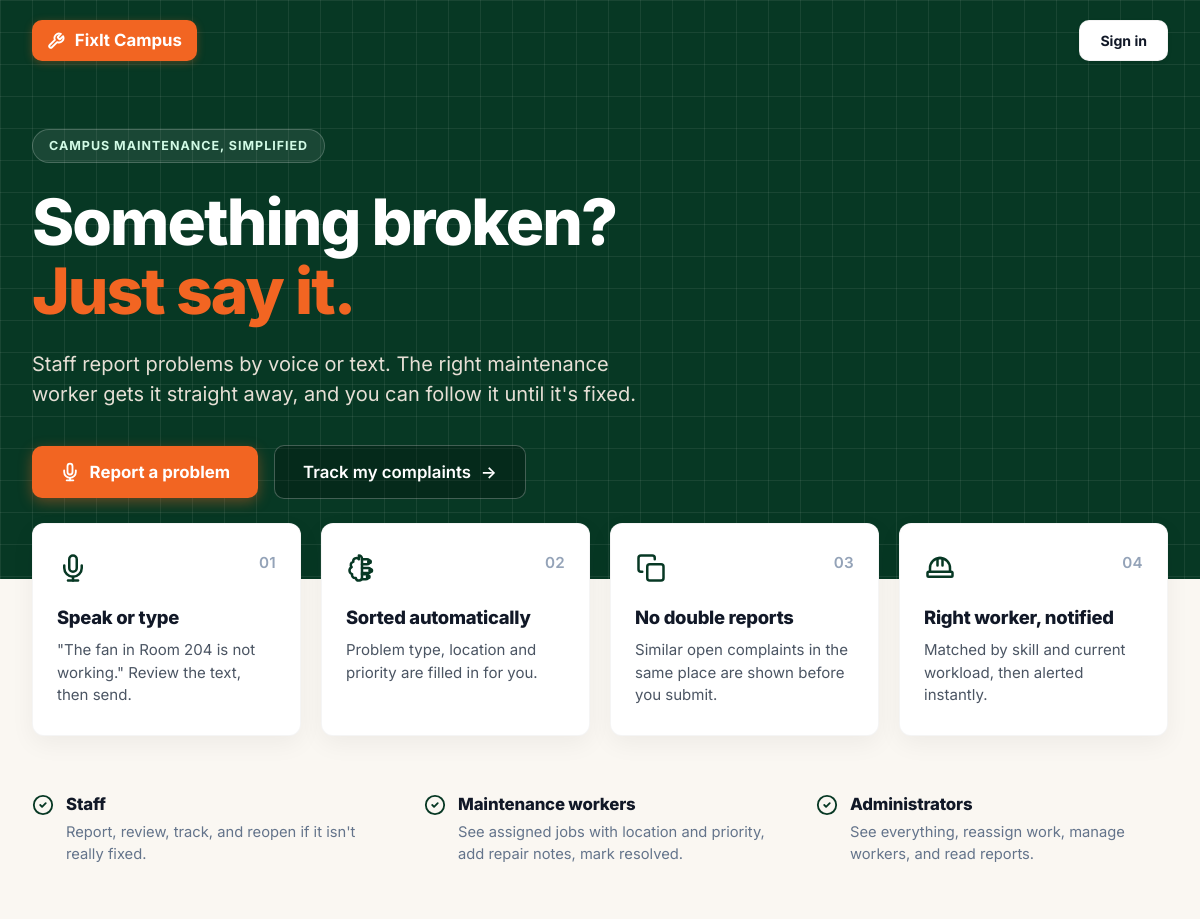
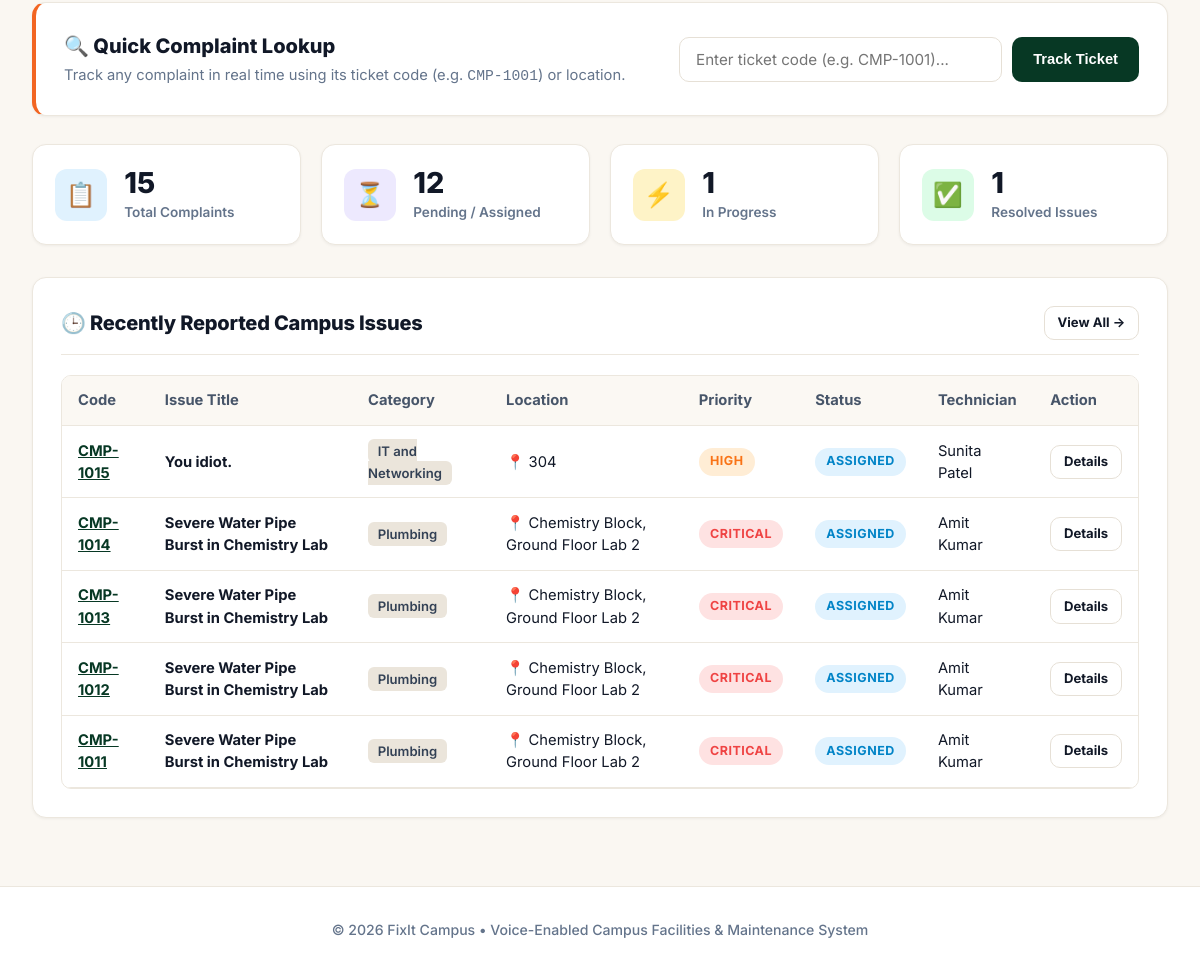
The page / on the database its author committed (2 pictures, top to bottom).
### tables this page shows
CREATE TABLE complaints (
        id INTEGER PRIMARY KEY AUTOINCREMENT,
        complaint_code TEXT UNIQUE NOT NULL,
        staff_id INTEGER,
        staff_name TEXT NOT NULL,
        staff_contact TEXT,
        title TEXT NOT NULL,
        description TEXT NOT NULL,
        category TEXT NOT NULL,
        location TEXT NOT NULL,
        priority TEXT NOT NULL DEFAULT 'Medium' CHECK(priority IN ('Critical', 'High', 'Medium', 'Low')),
        status TEXT NOT NULL DEFAULT 'Submitted' CHECK(status IN ('Submitted', 'Assigned', 'In Progress', 'Resolved', 'Closed', 'Reopened')),
        assigned_worker_id INTEGER,
        troubleshooting_tips TEXT,
        is_voice_submitted INTEGER DEFAULT 0,
        is_duplicate_confirmed INTEGER DEFAULT 0,
        duplicate_of_id INTEGER,
        created_at TIMESTAMP DEFAULT CURRENT_TIMESTAMP,
        updated_at TIMESTAMP DEFAULT CURRENT_TIMESTAMP,
        resolved_at TIMESTAMP,
        FOREIGN KEY(staff_id) REFERENCES users(id) ON DELETE SET NULL,
        FOREIGN KEY(assigned_worker_id) REFERENCES workers(id) ON DELETE SET NULL,
        FOREIGN KEY(duplicate_of_id) REFERENCES complaints(id) ON DELETE SET NULL
    );

CREATE TABLE workers (
        id INTEGER PRIMARY KEY AUTOINCREMENT,
        user_id INTEGER,
        name TEXT NOT NULL,
        specialization TEXT NOT NULL,
        phone TEXT NOT NULL,
        email TEXT,
        availability TEXT NOT NULL DEFAULT 'Available' CHECK(availability IN ('Available', 'Busy', 'On Leave')),
        active_count INTEGER DEFAULT 0,
        created_at TIMESTAMP DEFAULT CURRENT_TIMESTAMP,
        FOREIGN KEY(user_id) REFERENCES users(id) ON DELETE SET NULL
    );

### app.py (the view)
@app.route('/')
def index():
    conn = get_db_connection()
    cursor = conn.cursor()
    cursor.execute("SELECT COUNT(*) as total FROM complaints")
    total_complaints = cursor.fetchone()['total']
    cursor.execute("SELECT COUNT(*) as pending FROM complaints WHERE status IN ('Submitted', 'Assigned')")
    pending_complaints = cursor.fetchone()['pending']
    cursor.execute("SELECT COUNT(*) as in_progress FROM complaints WHERE status = 'In Progress'")
    in_progress_complaints = cursor.fetchone()['in_progress']
    cursor.execute("SELECT COUNT(*) as resolved FROM complaints WHERE status IN ('Resolved', 'Closed')")
    resolved_complaints = cursor.fetchone()['resolved']
    cursor.execute("""
        SELECT c.*, w.name as worker_name
        FROM complaints c
        LEFT JOIN workers w ON c.assigned_worker_id = w.id
        ORDER BY c.created_at DESC
        LIMIT 5
    """)
    recent_complaints = cursor.fetchall()
    conn.close()
    return render_template(
        'index.html',
        total=total_complaints,
        pending=pending_complaints,
        in_progress=in_progress_complaints,
        resolved=resolved_complaints,
        recent_complaints=recent_complaints
    )

### app.py (called while the page is built, shortened)
@app.context_processor
def inject_global_data():
    notifications = []
    unread_count = 0
    return {
        'current_user': {
            'id': session.get('user_id'),
            'username': session.get('username'),
            'full_name': session.get('full_name'),
            'role': session.get('role'),
            'worker_id': session.get('worker_id')
        },
        'categories': ai_engine.CATEGORIES,
        'notifications': notifications,
        'unread_count': unread_count,
        'now_year': datetime.now().year
    }

### database.py (called while the page is built)
def get_db_connection():
    conn = sqlite3.connect(DB_PATH)
    conn.row_factory = sqlite3.Row
    conn.execute("PRAGMA foreign_keys = ON")
    return conn

### templates/index.html (shortened to what this page needs)
{% extends "base.html" %}
{% block navbar %}
<div class="green-grid-bg">
  <header class="navbar in-green">
    <div class="nav-container">
      <a href="{{ url_for('index') }}" class="brand-pill">
        <svg width="18" height="18" viewBox="0 0 24 24" fill="none" stroke="currentColor" stroke-width="2.5" stroke-linecap="round" stroke-linejoin="round">
          <path d="M14.7 6.3a1 1 0 0 0 0 1.4l1.6 1.6a1 1 0 0 0 1.4 0l3.77-3.77a6 6 0 0 1-7.94 7.94l-6.91 6.91a2.12 2.12 0 0 1-3-3l6.91-6.91a6 6 0 0 1 7.94-7.94l-3.76 3.76z"/>
        </svg>
        <span>FixIt Campus</span>
      </a>
      <div class="nav-actions">
        {% if current_user.id %}
          <a href="{{ url_for('submit_complaint') }}" style="color: white; font-weight: 600; text-decoration: none; margin-right: 0.5rem;">Report problem</a>
          <a href="{{ url_for('track') }}" style="color: var(--text-cream); font-weight: 600; text-decoration: none; margin-right: 0.5rem;">Track</a>
          {% if current_user.role == 'admin' %}
            <a href="{{ url_for('admin_dashboard') }}" style="color: var(--text-cream); font-weight: 600; text-decoration: none; margin-right: 0.5rem;">Dashboard</a>
          {% elif current_user.role == 'worker' %}
            <a href="{{ url_for('worker_dashboard') }}" style="color: var(--text-cream); font-weight: 600; text-decoration: none; margin-right: 0.5rem;">Worker Portal</a>
          {% endif %}
          <a href="{{ url_for('logout') }}" class="btn-nav-light">Sign out</a>
        {% else %}
          <a href="{{ url_for('login') }}" class="btn-nav-light">Sign in</a>
        {% endif %}
      </div>
    </div>
  </header>
  <section class="hero-wrapper">
    <div class="hero-content">
      <div class="hero-badge-pill">
        CAMPUS MAINTENANCE, SIMPLIFIED
      </div>
      <h1 class="hero-title">
        Something broken?<br>
        <span class="highlight-orange">Just say it.</span>
      </h1>
      <p class="hero-subtitle">
        Staff report problems by voice or text. The right maintenance worker gets it straight away, and you can follow it until it's fixed.
      </p>
      <div class="hero-buttons">
        <a href="{{ url_for('submit_complaint') }}" class="btn-hero-orange">
          <span>Report a problem</span>
        </a>
        <a href="{{ url_for('track') }}" class="btn-hero-outline">
          <span>Track my complaints</span>
          <span>&rarr;</span>
        </a>
      </div>
    </div>
  </section>
</div>
{% endblock %}
{% block content %}
<section class="features-section">
  <div class="features-grid">
    <div class="feature-card">
      <div class="feature-card-header">
        <div class="feature-icon-svg">
        </div>
        <span class="feature-num">01</span>
      </div>
      <h3 class="feature-title">Speak or type</h3>
      <p class="feature-text">
        "The fan in Room 204 is not working." Review the text, then send.
      </p>
    </div>
    <div class="feature-card">
      <div class="feature-card-header">
        <div class="feature-icon-svg">
        </div>
        <span class="feature-num">02</span>
      </div>
      <h3 class="feature-title">Sorted automatically</h3>
      <p class="feature-text">
        Problem type, location and priority are filled in for you.
      </p>
    </div>
    <div class="feature-card">
      <div class="feature-card-header">
        <div class="feature-icon-svg">
          <svg width="30" height="30" viewBox="0 0 24 24" fill="none" stroke="#073824" stroke-width="2" stroke-linecap="round" stroke-linejoin="round">
            <rect width="13" height="13" x="9" y="9" rx="2" ry="2"/>
            <path d="M5 15H4a2 2 0 0 1-2-2V4a2 2 0 0 1 2-2h9a2 2 0 0 1 2 2v1"/>
          </svg>
        </div>
        <span class="feature-num">03</span>
      </div>
      <h3 class="feature-title">No double reports</h3>
      <p class="feature-text">
        Similar open complaints in the same place are shown before you submit.
      </p>
    </div>
    <div class="feature-card">
      <div class="feature-card-header">
        <div class="feature-icon-svg">
          <svg width="30" height="30" viewBox="0 0 24 24" fill="none" stroke="#073824" stroke-width="2" stroke-linecap="round" stroke-linejoin="round">
            <path d="M2 18a1 1 0 0 0 1 1h18a1 1 0 0 0 1-1v-2a1 1 0 0 0-1-1H3a1 1 0 0 0-1 1v2z"/>
            <path d="M10 10V5a1 1 0 0 1 1-1h2a1 1 0 0 1 1 1v5"/>
            <path d="M4 15v-3a8 8 0 0 1 16 0v3"/>
          </svg>
        </div>
        <span class="feature-num">04</span>
      </div>
      <h3 class="feature-title">Right worker, notified</h3>
      <p class="feature-text">
        Matched by skill and current workload, then alerted instantly.
      </p>
    </div>
  </div>
</section>
<section class="roles-summary-section">
  <div class="role-summary-item">
    <div class="role-check-icon">
      <svg width="22" height="22" viewBox="0 0 24 24" fill="none" stroke="#073824" stroke-width="2" stroke-linecap="round" stroke-linejoin="round">
        <circle cx="12" cy="12" r="10"/>
        <path d="m9 12 2 2 4-4"/>
      </svg>
    </div>
    <div class="role-summary-content">
      <h4>Staff</h4>
      <p>Report, review, track, and reopen if it isn't really fixed.</p>
    </div>
  </div>
  <div class="role-summary-item">
    <div class="role-check-icon">
      <svg width="22" height="22" viewBox="0 0 24 24" fill="none" stroke="#073824" stroke-width="2" stroke-linecap="round" stroke-linejoin="round">
        <circle cx="12" cy="12" r="10"/>
        <path d="m9 12 2 2 4-4"/>
      </svg>
    </div>
    <div class="role-summary-content">
      <h4>Maintenance workers</h4>
      <p>See assigned jobs with location and priority, add repair notes, mark resolved.</p>
    </div>
  </div>
  <div class="role-summary-item">
    <div class="role-check-icon">
      <svg width="22" height="22" viewBox="0 0 24 24" fill="none" stroke="#073824" stroke-width="2" stroke-linecap="round" stroke-linejoin="round">
        <circle cx="12" cy="12" r="10"/>
        <path d="m9 12 2 2 4-4"/>
      </svg>
    </div>
    <div class="role-summary-content">
      <h4>Administrators</h4>
      <p>See everything, reassign work, manage workers, and read reports.</p>
    </div>
  </div>
</section>
<div class="main-wrapper" style="padding-top: 2rem;">
  <div class="card" style="border-left: 4px solid var(--brand-orange); background: white;">
    <div style="display: flex; justify-content: space-between; align-items: center; flex-wrap: wrap; gap: 1rem;">
      <div>
        <h3 style="font-size: 1.25rem; font-weight: 800; color: var(--text-dark);">
          🔍 Quick Complaint Lookup
        </h3>
        <p style="color: var(--text-muted); font-size: 0.92rem; margin-top: 0.2rem;">
          Track any complaint in real time using its ticket code (e.g. <code>CMP-1001</code>) or location.
        </p>
      </div>
      <form action="{{ url_for('track') }}" method="GET" style="display: flex; gap: 0.65rem; flex: 1; max-width: 460px; min-width: 280px;">
        <input type="text" name="code" class="form-control" placeholder="Enter ticket code (e.g. CMP-1001)..." required>
        <button type="submit" class="btn btn-primary" style="white-space: nowrap;">Track Ticket</button>
      </form>
    </div>
  </div>
  <div class="stats-grid" style="margin-top: 1.5rem;">
    <div class="stat-card">
      <div class="stat-icon" style="background-color: #e0f2fe; color: #0284c7;">📋</div>
      <div class="stat-info">
        <h3>{{ total }}</h3>
        <p>Total Complaints</p>
      </div>
    </div>
    <div class="stat-card">
      <div class="stat-icon" style="background-color: #ede9fe; color: #7c3aed;">⏳</div>
      <div class="stat-info">
        <h3>{{ pending }}</h3>
        <p>Pending / Assigned</p>
      </div>
    </div>
    <div class="stat-card">
      <div class="stat-icon" style="background-color: #fef3c7; color: #d97706;">⚡</div>
      <div class="stat-info">
        <h3>{{ in_progress }}</h3>
        <p>In Progress</p>
      </div>
    </div>
    <div class="stat-card">
      <div class="stat-icon" style="background-color: #dcfce7; color: #16a34a;">✅</div>
      <div class="stat-info">
        <h3>{{ resolved }}</h3>
        <p>Resolved Issues</p>
      </div>
    </div>
  </div>
  <div class="card" style="margin-top: 2rem;">
    <div class="card-header">
      <h3 class="card-title">🕒 Recently Reported Campus Issues</h3>
      <a href="{{ url_for('track') }}" class="btn btn-sm btn-outline">View All &rarr;</a>
    </div>
    <div class="table-responsive">
      <table class="data-table">
        <thead>
          <tr>
            <th>Code</th>
            <th>Issue Title</th>
            <th>Category</th>
            <th>Location</th>
            <th>Priority</th>
            <th>Status</th>
            <th>Technician</th>
            <th>Action</th>
          </tr>
        </thead>
        <tbody>
          {% if recent_complaints %}
            {% for c in recent_complaints %}
              <tr>
                <td><strong><a href="{{ url_for('complaint_detail', complaint_id=c.id) }}" style="color:var(--bg-dark-green);">{{ c.complaint_code }}</a></strong></td>
                <td>
                  <div style="font-weight: 700;">{{ c.title }}</div>
                </td>
                <td><span class="category-tag">{{ c.category }}</span></td>
                <td>📍 {{ c.location }}</td>
                <td>
                  <span class="badge badge-prio-{{ c.priority.lower() }}">
                    {{ c.priority }}
                  </span>
                </td>
                <td>
                  <span class="badge badge-{{ c.status.lower().replace(' ', '-') }}">
                    {{ c.status }}
                  </span>
                </td>
                <td>{{ c.worker_name or 'Auto-assigning...' }}</td>
                <td>
                  <a href="{{ url_for('complaint_detail', complaint_id=c.id) }}" class="btn btn-sm btn-outline">
                    Details
                  </a>
                </td>
              </tr>
            {% endfor %}
          {% else %}
            <tr>
              <td colspan="8" style="text-align: center; padding: 2rem; color: var(--text-muted);">
                No complaints currently logged.
              </td>
            </tr>
          {% endif %}
        </tbody>
      </table>
    </div>
  </div>
</div>
{% endblock %}

### templates/base.html (shortened to what this page needs)
<!DOCTYPE html>
<html lang="en">
<head>
  <link rel="stylesheet" href="{{ url_for('static', filename='css/style.css') }}">
</head>
<body class="{% block body_class %}{% endblock %}">
  {% block navbar %}{% endblock %}
  {% block content %}{% endblock %}
  {% block footer %}
  <footer class="footer">
    <div style="max-width: 1280px; margin: 0 auto; padding: 0 2rem;">
      <p style="font-weight: 500;">&copy; {{ now_year }} FixIt Campus &bull; Voice-Enabled Campus Facilities & Maintenance System</p>
    </div>
  </footer>
  {% endblock %}
</body>
</html>

### rows shown on the page
complaints: complaint_code "CMP-1015", title "You idiot.", category "IT and Networking", location "304", priority "HIGH", status "ASSIGNED", name "Sunita Patel"
complaints: complaint_code "CMP-1014", title "Severe Water Pipe Burst in Chemistry Lab", category "Plumbing", location "Chemistry Block, Ground Floor Lab 2", priority "CRITICAL", status "ASSIGNED", name "Amit Kumar"
complaints: complaint_code "CMP-1013", title "Severe Water Pipe Burst in Chemistry Lab", category "Plumbing", location "Chemistry Block, Ground Floor Lab 2", priority "CRITICAL", status "ASSIGNED", name "Amit Kumar"
complaints: complaint_code "CMP-1012", title "Severe Water Pipe Burst in Chemistry Lab", category "Plumbing", location "Chemistry Block, Ground Floor Lab 2", priority "CRITICAL", status "ASSIGNED", name "Amit Kumar"
complaints: complaint_code "CMP-1011", title "Severe Water Pipe Burst in Chemistry Lab", category "Plumbing", location "Chemistry Block, Ground Floor Lab 2", priority "CRITICAL", status "ASSIGNED", name "Amit Kumar"

### other values the page prints
{{ total }} "15"
{{ pending }} "12"
{{ in_progress }} "1"
{{ resolved }} "1"
